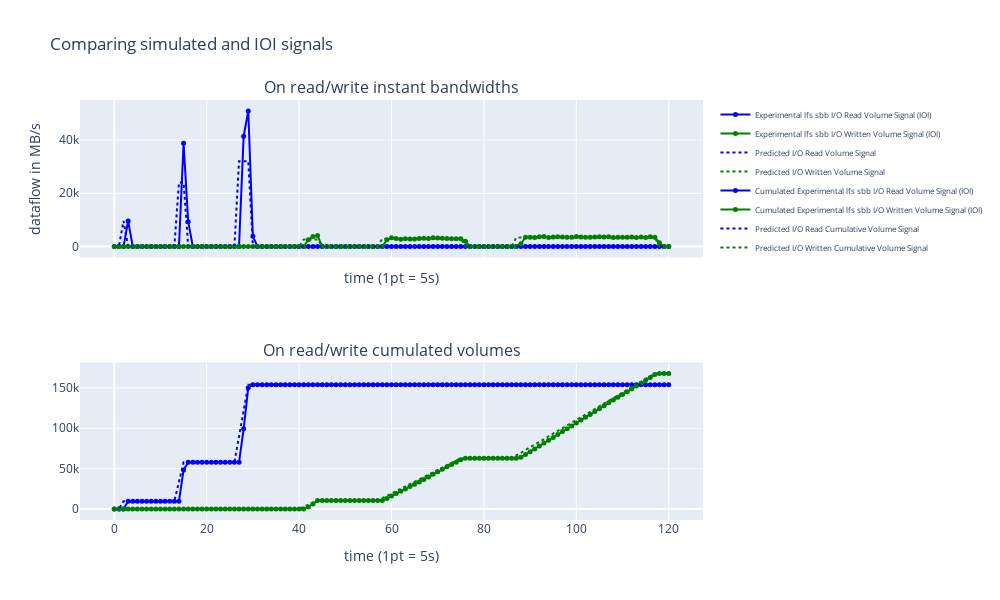

Source (notebook cell):
### Code cell
# prepare simulation on IOI / validation
sim_time, sim_read_bw, sim_write_bw = simulate_app(events, reads, writes,
                                                   perf["ioi_bw"], app_name="job#6873")
# get the ground truth = experimental job of the same app running the the specified tier for verification.
cd = ComplexDecomposer(job_id=6873, v0_threshold=1e-8, config=ioi_config)
timestamps = (cd.timestamps - cd.timestamps[0])/5000
original_read = cd.read_signal/1e6
original_write = cd.write_signal/1e6
# 5168-5175: nfs
# 5182-5184: fs1
# 5192-5194: sbb
fig = display_original_sim_signals((sim_time, sim_read_bw, sim_write_bw),
                                   (timestamps, original_read, original_write),
                                   str_org="Experimental lfs sbb",
                                   str_sim="Predicted",
                                   width=1000, height=600)
fig.show()
